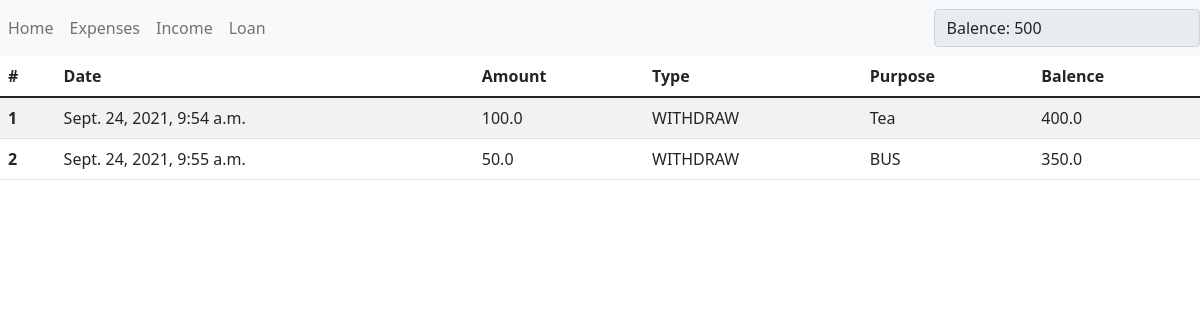
Before: / with the older database file.
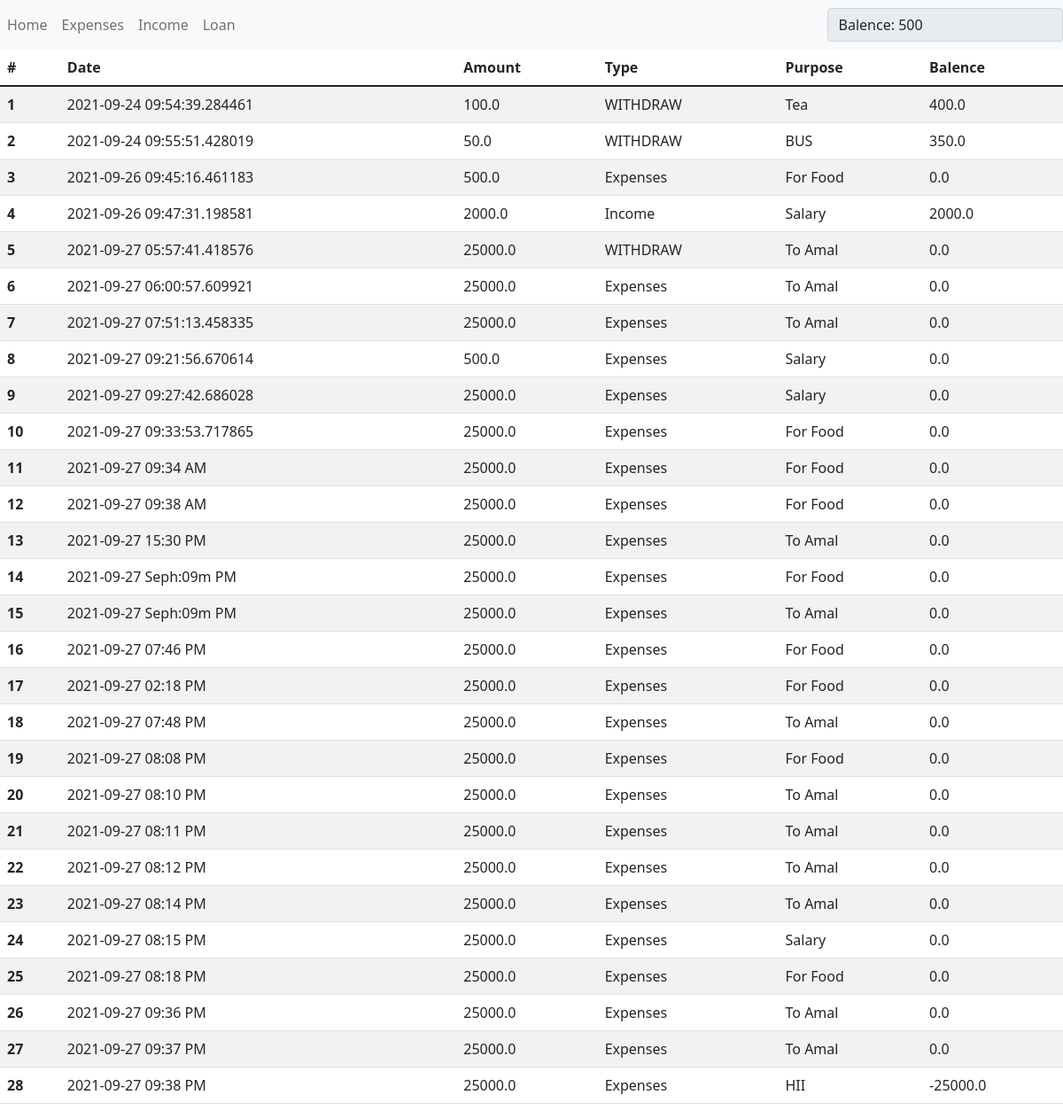
After: the same page with the newer database file.
### my_eco/models.py (models this page shows)
class Statements(md.Model):
    id = md.AutoField(primary_key=True)
    date = md.CharField(max_length=100,default=datetime.datetime.now(tz=tz).strftime('%Y-%m-%d %I:%M %p'))
    amount = md.FloatField()
    type = md.CharField(max_length=100)
    purpose = md.CharField(max_length=100)
    balance = md.FloatField()
    u_id = md.ForeignKey(User,on_delete=md.CASCADE,null=True)

### my_eco/views.py (the view)
# urls.py: url(r'^$', index),
def index(request):
    statements = Statements.objects.all()
    return render(request, 'index.html', {'statements': statements})

### my_eco/templates/index.html (shortened to what this page needs)
<!DOCTYPE html>
<html lang="en">
<head>
    <link href="https://cdn.jsdelivr.net/npm/bootstrap@5.1.1/dist/css/bootstrap.min.css" rel="stylesheet">
</head>
<body>
    <nav class="navbar navbar-expand-lg navbar-light bg-light">
        <div class="collapse navbar-collapse" id="navbarNavAltMarkup">
          <div class="navbar-nav">
            <a class="nav-item nav-link" href="/">Home</a>
            <a class="nav-item nav-link" href="/expense">Expenses</a>
            <a class="nav-item nav-link" href="#">Income</a>
            <a class="nav-item nav-link" href="#">Loan</a>
          </div>
          <input type="text" class="form-control" style="width:300px; margin-left: 55%" value="Balence: 500" disabled/>
        </div>
    </nav>
    <div id="content">
        {% block content %}
        <table class="table table-striped">
            <thead>
              <tr>
                <th scope="col">#</th>
                <th scope="col">Date</th>
                <th scope="col">Amount</th>
                <th scope="col">Type</th>
                <th scope="col">Purpose</th>
                <th scope="col">Balence</th>
              </tr>
            </thead>
            <tbody>
              <tr>
                {% for item in statements%}
                <th scope="row">{{item.id}}</th>
                <td>{{item.date}}</td>
                <td>{{item.amount}}</td>
                <td>{{item.type}}</td>
                <td>{{item.purpose}}</td>
                <td>{{item.balance}}</td>
              </tr>
              {% endfor %}
            </tbody>
          </table>
        {% endblock %}
    </div>
</body>
</html>

Changed rows visible on the page:
computed for Statements "Tea": date "Sept. 24, 2021, 9:54 a.m." → "2021-09-24 09:54:39.284461"
computed for Statements "BUS": date "Sept. 24, 2021, 9:55 a.m." → "2021-09-24 09:55:51.428019"
added Statements: id "3", date "2021-09-26 09:45:16.461183", amount "500.0", type "Expenses", purpose "For Food", balance "0.0"
added Statements: id "4", date "2021-09-26 09:47:31.198581", amount "2000.0", type "Income", purpose "Salary", balance "2000.0"
added Statements: id "5", date "2021-09-27 05:57:41.418576", amount "25000.0", type "WITHDRAW", purpose "To Amal", balance "0.0"
added Statements: id "6", date "2021-09-27 06:00:57.609921", amount "25000.0", type "Expenses", purpose "To Amal", balance "0.0"
added Statements: id "7", date "2021-09-27 07:51:13.458335", amount "25000.0", type "Expenses", purpose "To Amal", balance "0.0"
added Statements: id "8", date "2021-09-27 09:21:56.670614", amount "500.0", type "Expenses", purpose "Salary", balance "0.0"
added Statements: id "9", date "2021-09-27 09:27:42.686028", amount "25000.0", type "Expenses", purpose "Salary", balance "0.0"
added Statements: id "10", date "2021-09-27 09:33:53.717865", amount "25000.0", type "Expenses", purpose "For Food", balance "0.0"
added Statements: id "11", date "2021-09-27 09:34 AM", amount "25000.0", type "Expenses", purpose "For Food", balance "0.0"
added Statements: id "12", date "2021-09-27 09:38 AM", amount "25000.0", type "Expenses", purpose "For Food", balance "0.0"
added Statements: id "13", date "2021-09-27 15:30 PM", amount "25000.0", type "Expenses", purpose "To Amal", balance "0.0"
added Statements: id "14", date "2021-09-27 Seph:09m PM", amount "25000.0", type "Expenses", purpose "For Food", balance "0.0"
added Statements: id "15", date "2021-09-27 Seph:09m PM", amount "25000.0", type "Expenses", purpose "To Amal", balance "0.0"
added Statements: id "16", date "2021-09-27 07:46 PM", amount "25000.0", type "Expenses", purpose "For Food", balance "0.0"
added Statements: id "17", date "2021-09-27 02:18 PM", amount "25000.0", type "Expenses", purpose "For Food", balance "0.0"
added Statements: id "18", date "2021-09-27 07:48 PM", amount "25000.0", type "Expenses", purpose "To Amal", balance "0.0"
added Statements: id "19", date "2021-09-27 08:08 PM", amount "25000.0", type "Expenses", purpose "For Food", balance "0.0"
added Statements: id "20", date "2021-09-27 08:10 PM", amount "25000.0", type "Expenses", purpose "To Amal", balance "0.0"
added Statements: id "21", date "2021-09-27 08:11 PM", amount "25000.0", type "Expenses", purpose "To Amal", balance "0.0"
added Statements: id "22", date "2021-09-27 08:12 PM", amount "25000.0", type "Expenses", purpose "To Amal", balance "0.0"
added Statements: id "23", date "2021-09-27 08:14 PM", amount "25000.0", type "Expenses", purpose "To Amal", balance "0.0"
added Statements: id "24", date "2021-09-27 08:15 PM", amount "25000.0", type "Expenses", purpose "Salary", balance "0.0"
added Statements: id "25", date "2021-09-27 08:18 PM", amount "25000.0", type "Expenses", purpose "For Food", balance "0.0"
added Statements: id "26", date "2021-09-27 09:36 PM", amount "25000.0", type "Expenses", purpose "To Amal", balance "0.0"
added Statements: id "27", date "2021-09-27 09:37 PM", amount "25000.0", type "Expenses", purpose "To Amal", balance "0.0"
added Statements: id "28", date "2021-09-27 09:38 PM", amount "25000.0", type "Expenses", purpose "HII", balance "-25000.0"
